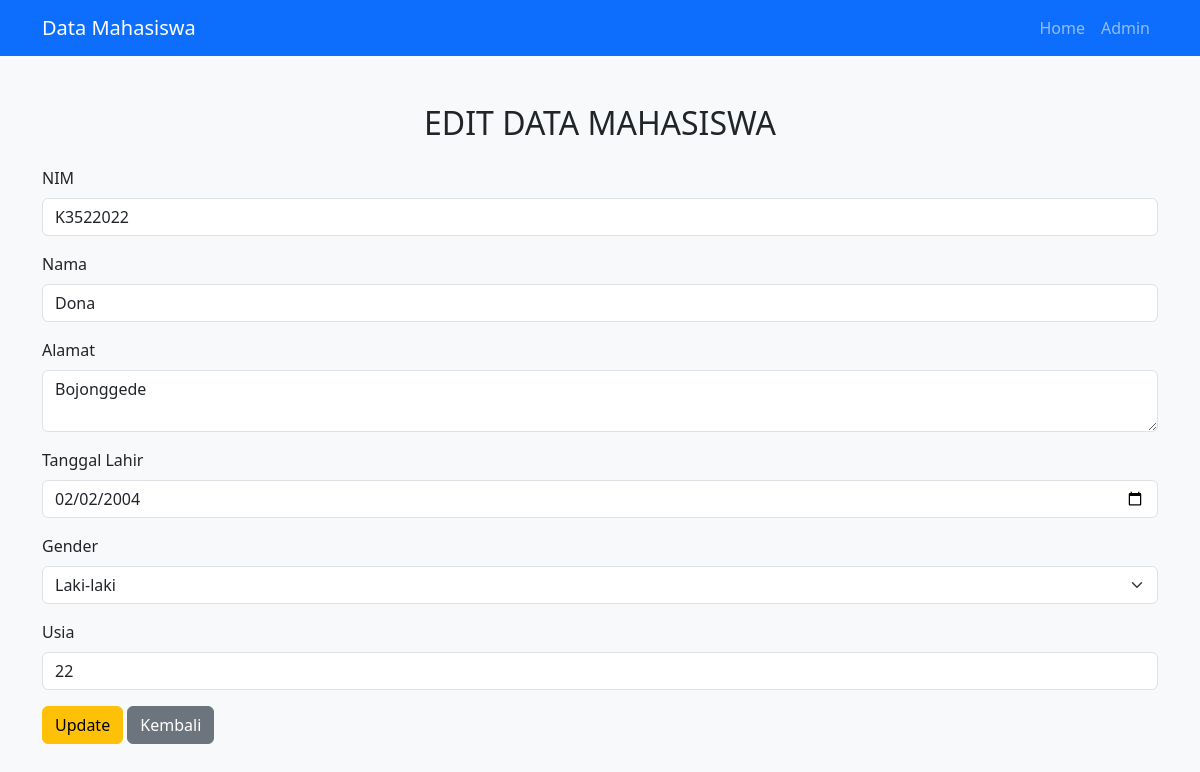
The page /admin/edit.php?nim=K3522022 on the database its author committed.
### tables this page shows
CREATE TABLE `mahasiswa` (
  `nim` varchar(20) NOT NULL,
  `nama` varchar(100) DEFAULT NULL,
  `alamat` varchar(100) DEFAULT NULL,
  `tanggal_lahir` date DEFAULT NULL,
  `gender` varchar(20) DEFAULT NULL,
  `usia` int(5) DEFAULT NULL
);

### admin/edit.php (the view, shortened to what this page needs)
<?php
include '../config/koneksi.php';
include '../layout/header.php';
$nim = $_GET['nim'];
$query = "SELECT * FROM mahasiswa WHERE nim = '$nim'";
$result = mysqli_query($conn, $query);
$row = mysqli_fetch_assoc($result);
?>
<!DOCTYPE html>
<html>
<head>
    <link href="https://cdn.jsdelivr.net/npm/bootstrap@5.3.2/dist/css/bootstrap.min.css" rel="stylesheet">
</head>
<body class="bg-light">
    <div class="container mt-5">
        <h2 class="text-center mb-4">EDIT DATA MAHASISWA</h2>
        <form method="POST" action="update.php">
            <div class="mb-3">
                <label class="form-label">NIM</label>
                <input type="text" class="form-control" value="<?= $row['nim'] ?>" readonly>
            </div>
            <div class="mb-3">
                <label class="form-label">Nama</label>
                <input type="text" name="nama" value="<?= $row['nama'] ?>" class="form-control" required>
            </div>
            <div class="mb-3">
                <label class="form-label">Alamat</label>
                <textarea name="alamat" class="form-control" required><?= $row['alamat'] ?></textarea>
            </div>
            <div class="mb-3">
                <label class="form-label">Tanggal Lahir</label>
                <input type="date" name="tanggal_lahir" value="<?= $row['tanggal_lahir'] ?>" class="form-control"
                    required>
            </div>
            <div class="mb-3">
                <label class="form-label">Gender</label>
                <select name="gender" class="form-select" required>
                    <option value="Laki-laki" <?= $row['gender'] == "Laki-laki" ? "selected" : "" ?>>
                        Laki-laki
                    </option>
                </select>
            </div>
            <div class="mb-3">
                <label class="form-label">Usia</label>
                <input type="number" name="usia" value="<?= $row['usia'] ?>" class="form-control" required>
            </div>
            <button type="submit" class="btn btn-warning">
                Update
            </button>
            <a href="index.php" class="btn btn-secondary">
                Kembali
            </a>
        </form>
    </div>
</body>
</html>

### rows shown on the page
mahasiswa: nim "K3522022", nama "Dona", alamat "Bojonggede", tanggal_lahir "02/02/2004", gender "Laki-laki", usia "22"
